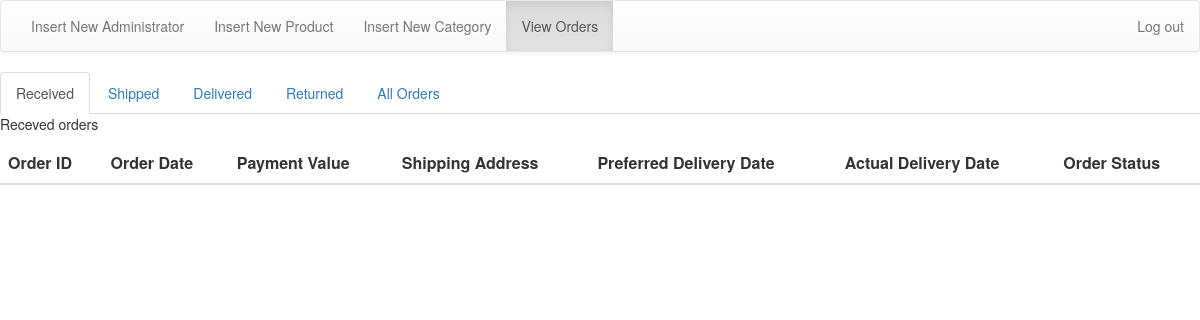
/Order1.php, run on an earlier commit of the app's database.
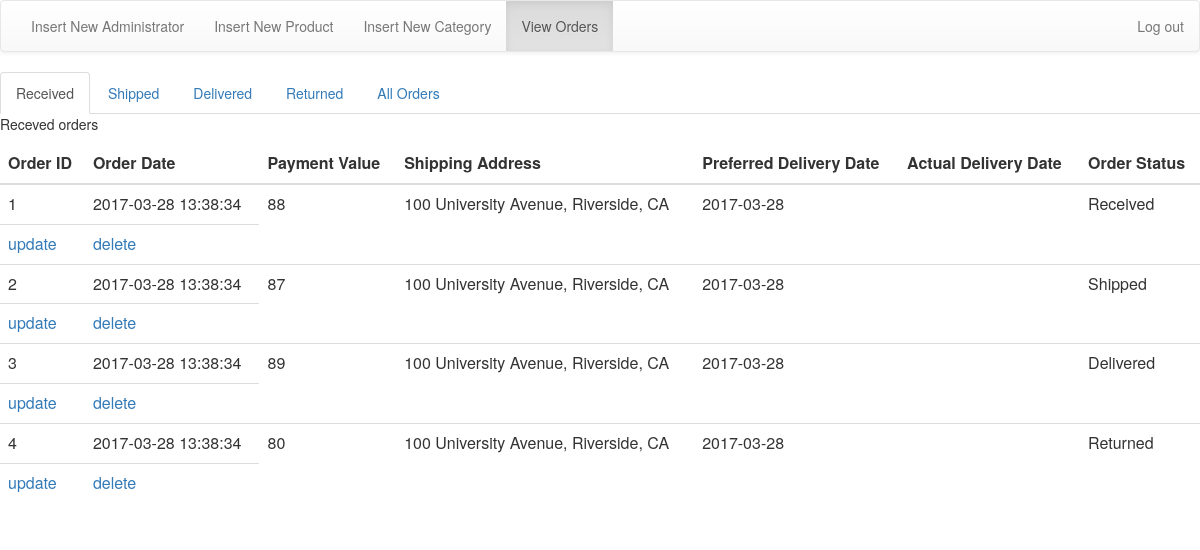
And on a later commit of the database.
### tables this page shows
CREATE TABLE Orders(
    OrderID INT NOT NULL AUTO_INCREMENT,
    CustomerID INT UNSIGNED NOT NULL,
    OrderDate TIMESTAMP DEFAULT CURRENT_TIMESTAMP,
    Payment INT NOT NULL,    
    Address VARCHAR(100) NOT NULL,
    PrefDeliveryDate DATE,
    ActDeliveryDate DATE,
    Status VARCHAR(50) NOT NULL,
     
	PRIMARY KEY(OrderID)
);

### dbutils.php (called while the page is built, shortened)
<?php
function queryDB($query, $db) {
  $result = mysqli_query($db, $query);
  return ($result);
}
function nextTuple($result) {
  return (mysqli_fetch_assoc($result));
}
?>

### Order1.php (the view, shortened to what this page needs)
<?php
    include_once('dbutils.php');
?>
<html>
     <head>
<nav class="navbar navbar-default">
    <div class="container-fluid">
        <ul class="nav navbar-nav navbar-left">
            <li><a href="InputAdministrator.php">Insert New Administrator</a></li>
            <li><a href="InsertProduct1.php">Insert New Product</a></li>
            <li><a href="InsertCategory.php">Insert New Category</a></li>
            <li class="active"><a href="Orders.php">View Orders</a>
            </li>
        </ul>
        <ul class="nav navbar-nav navbar-right">
            <li><a href="Logout.php">Log out</a></li>
        </ul>
    </div>
</nav>
    <link rel="stylesheet" href="https://maxcdn.bootstrapcdn.com/bootstrap/3.3.7/css/bootstrap.min.css">
    <link rel="stylesheet" href="https://maxcdn.bootstrapcdn.com/bootstrap/3.3.7/css/bootstrap-theme.min.css">
    </head>
    <body>
<div>
    <ul class="nav nav-tabs" role="tablist">
        <li role="presentation" class = "active"><a href="#Received" aria-controls="Home" role="tab" data-toggle="tab">Received</a></li>
        <li role="presentation"><a href="#Shipped" aria-controls="Shipped" role="tab" data-toggle="tab">Shipped</a></li>
        <li role="presentation"><a href="#Delivered" aria-controls="Delivered" role="tab" data-toggle="tab">Delivered</a></li>
        <li role="presentation"><a href="#Returned" aria-controls="Returned" role="tab" data-toggle="tab">Returned</a></li>
        <li role="presentation"><a href="#All" aria-controls="All" role="tab" data-toggle="tab">All Orders</a></li>
    </ul>
    <div class="tab-content">
        <div role="tabpanel" class="tab-pane active" id="Received">
            <p>Receved orders</p>
        </div>
    </div>
</div>
<div class='row'>
    <div class='col-xs-12'>
        <table class="table table-hover">
            <thead>
                <th>Order ID</th>
                <th>Order Date</th>
                <th>Payment Value</th>
                <th>Shipping Address</th>
                <th>Preferred Delivery Date</th>
                <th>Actual Delivery Date</th>
                <th>Order Status</th>
            </thead>
<?php
    include_once('dbutils.php');
    $db = connectDB($DBHost, $DBUser,$DBPasswd,$DBName);
    $query = 'SELECT * FROM Orders;';
    $result = queryDB($query,$db);
    while($row = nextTuple($result)){
        echo "\n <tr>";
        echo "<td>".$row["OrderID"]."</td>";
        echo "<td>".$row["OrderDate"]."</td>";
        echo "<td>".$row["Payment"]."</td>";
        echo "<td>".$row["Address"]."</td>";
        echo "<td>".$row["PrefDeliveryDate"]."</td>";
        echo "<td>".$row["ActDeliveryDate"]."</td>";
        echo "<td>".$row["Status"]."</td>";
        echo "</tr> \n";
        echo "<td><a href='UpdateOrder.php?OrderID = " . $row['OrderID'] . "'>update</a></td>";
        echo "<td><a href='DeleteOrder.php?OrderID=" . $row['OrderID'] . "'>delete</a></td>";
    }
?>
        </table>
    </div>
</div>
    </body>
    </html>

What changed in the data, as far as the page shows it:
added orders: OrderID "1", OrderDate "2017-03-28 13:38:34", Payment "88", Address "100 University Avenue, Riverside, CA", PrefDeliveryDate "2017-03-28", Status "Received"
added orders: OrderID "2", OrderDate "2017-03-28 13:38:34", Payment "87", Address "100 University Avenue, Riverside, CA", PrefDeliveryDate "2017-03-28", Status "Shipped"
added orders: OrderID "3", OrderDate "2017-03-28 13:38:34", Payment "89", Address "100 University Avenue, Riverside, CA", PrefDeliveryDate "2017-03-28", Status "Delivered"
added orders: OrderID "4", OrderDate "2017-03-28 13:38:34", Payment "80", Address "100 University Avenue, Riverside, CA", PrefDeliveryDate "2017-03-28", Status "Returned"
